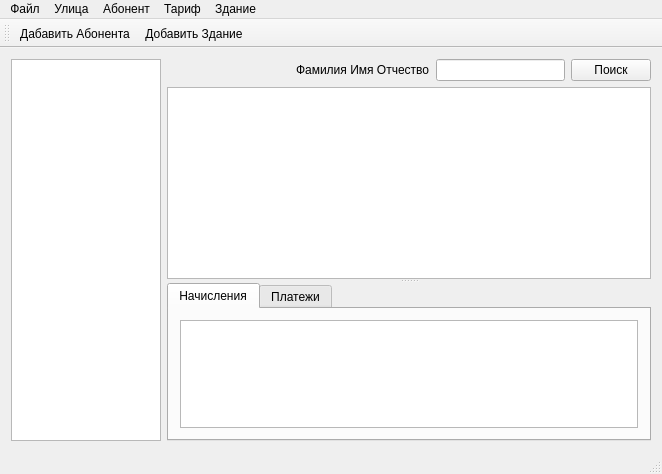
<?xml version="1.0" encoding="UTF-8"?>
<ui version="4.0">
 <class>MainWindow</class>
 <widget class="QMainWindow" name="MainWindow">
  <property name="geometry">
   <rect>
    <x>0</x>
    <y>0</y>
    <width>662</width>
    <height>474</height>
   </rect>
  </property>
  <property name="windowTitle">
   <string>MainWindow</string>
  </property>
  <widget class="QWidget" name="centralWidget">
   <layout class="QGridLayout" name="gridLayout_2">
    <item row="0" column="0">
     <layout class="QHBoxLayout" name="horizontalLayout_2">
      <item>
       <widget class="QListView" name="listViewStreet">
        <property name="sizePolicy">
         <sizepolicy hsizetype="Fixed" vsizetype="Expanding">
          <horstretch>0</horstretch>
          <verstretch>0</verstretch>
         </sizepolicy>
        </property>
        <property name="maximumSize">
         <size>
          <width>150</width>
          <height>16777215</height>
         </size>
        </property>
        <property name="editTriggers">
         <set>QAbstractItemView::NoEditTriggers</set>
        </property>
       </widget>
      </item>
      <item>
       <layout class="QVBoxLayout" name="verticalLayout">
        <item>
         <layout class="QHBoxLayout" name="horizontalLayout">
          <item>
           <spacer name="horizontalSpacer">
            <property name="orientation">
             <enum>Qt::Horizontal</enum>
            </property>
            <property name="sizeHint" stdset="0">
             <size>
              <width>25</width>
              <height>20</height>
             </size>
            </property>
           </spacer>
          </item>
          <item>
           <widget class="QLabel" name="label">
            <property name="text">
             <string>Фамилия Имя Отчество</string>
            </property>
           </widget>
          </item>
          <item>
           <widget class="QLineEdit" name="lineEdit"/>
          </item>
          <item>
           <widget class="QPushButton" name="pushButton">
            <property name="sizePolicy">
             <sizepolicy hsizetype="Fixed" vsizetype="Fixed">
              <horstretch>0</horstretch>
              <verstretch>0</verstretch>
             </sizepolicy>
            </property>
            <property name="text">
             <string>Поиск</string>
            </property>
            <property name="icon">
             <iconset>
              <normaloff>H:/RIP/iCO/ICO/Search.ico</normaloff>H:/RIP/iCO/ICO/Search.ico</iconset>
            </property>
           </widget>
          </item>
         </layout>
        </item>
        <item>
         <widget class="QSplitter" name="splitter">
          <property name="orientation">
           <enum>Qt::Vertical</enum>
          </property>
          <widget class="QTableView" name="tableViewMain">
           <property name="sizePolicy">
            <sizepolicy hsizetype="Expanding" vsizetype="MinimumExpanding">
             <horstretch>0</horstretch>
             <verstretch>1</verstretch>
            </sizepolicy>
           </property>
           <property name="sizeAdjustPolicy">
            <enum>QAbstractScrollArea::AdjustIgnored</enum>
           </property>
           <property name="editTriggers">
            <set>QAbstractItemView::NoEditTriggers</set>
           </property>
           <property name="selectionMode">
            <enum>QAbstractItemView::SingleSelection</enum>
           </property>
           <property name="selectionBehavior">
            <enum>QAbstractItemView::SelectRows</enum>
           </property>
           <attribute name="horizontalHeaderStretchLastSection">
            <bool>true</bool>
           </attribute>
          </widget>
          <widget class="QTabWidget" name="tabWidget">
           <property name="sizePolicy">
            <sizepolicy hsizetype="Expanding" vsizetype="Maximum">
             <horstretch>0</horstretch>
             <verstretch>0</verstretch>
            </sizepolicy>
           </property>
           <property name="minimumSize">
            <size>
             <width>0</width>
             <height>150</height>
            </size>
           </property>
           <property name="currentIndex">
            <number>0</number>
           </property>
           <widget class="QWidget" name="tab">
            <attribute name="title">
             <string>Начисления</string>
            </attribute>
            <layout class="QGridLayout" name="gridLayout">
             <item row="0" column="0">
              <widget class="QTableView" name="tableViewAccruals">
               <property name="sizePolicy">
                <sizepolicy hsizetype="Expanding" vsizetype="Expanding">
                 <horstretch>0</horstretch>
                 <verstretch>0</verstretch>
                </sizepolicy>
               </property>
              </widget>
             </item>
            </layout>
           </widget>
           <widget class="QWidget" name="tab_2">
            <attribute name="title">
             <string>Платежи</string>
            </attribute>
            <layout class="QGridLayout" name="gridLayout_3">
             <item row="0" column="0">
              <widget class="QTableView" name="tableViewPayment"/>
             </item>
            </layout>
           </widget>
          </widget>
         </widget>
        </item>
       </layout>
      </item>
     </layout>
    </item>
   </layout>
  </widget>
  <widget class="QMenuBar" name="menuBar">
   <property name="geometry">
    <rect>
     <x>0</x>
     <y>0</y>
     <width>662</width>
     <height>21</height>
    </rect>
   </property>
   <widget class="QMenu" name="menu">
    <property name="title">
     <string>Файл</string>
    </property>
   </widget>
   <widget class="QMenu" name="menu_account">
    <property name="title">
     <string>Абонент</string>
    </property>
    <addaction name="action_add_account"/>
    <addaction name="separator"/>
    <addaction name="action_list_account"/>
   </widget>
   <widget class="QMenu" name="menu_rate">
    <property name="title">
     <string>Тариф</string>
    </property>
    <addaction name="action_add_rate"/>
    <addaction name="separator"/>
    <addaction name="action_list_rate"/>
   </widget>
   <widget class="QMenu" name="menu_street">
    <property name="title">
     <string>Улица</string>
    </property>
    <addaction name="action_add_street"/>
    <addaction name="separator"/>
    <addaction name="action_list_street"/>
   </widget>
   <widget class="QMenu" name="menu_2">
    <property name="title">
     <string>Здание</string>
    </property>
    <addaction name="action_add_building"/>
   </widget>
   <addaction name="menu"/>
   <addaction name="menu_street"/>
   <addaction name="menu_account"/>
   <addaction name="menu_rate"/>
   <addaction name="menu_2"/>
  </widget>
  <widget class="QToolBar" name="mainToolBar">
   <attribute name="toolBarArea">
    <enum>TopToolBarArea</enum>
   </attribute>
   <attribute name="toolBarBreak">
    <bool>false</bool>
   </attribute>
   <addaction name="actionAccount"/>
   <addaction name="actionBuilding"/>
  </widget>
  <widget class="QStatusBar" name="statusBar"/>
  <action name="actionAccount">
   <property name="checkable">
    <bool>false</bool>
   </property>
   <property name="enabled">
    <bool>true</bool>
   </property>
   <property name="icon">
    <iconset resource="resources.qrc">
     <normaloff>:/Resources/Add-Account.ico</normaloff>:/Resources/Add-Account.ico</iconset>
   </property>
   <property name="text">
    <string>Дабавить Абонента</string>
   </property>
   <property name="toolTip">
    <string>Дабавить Абонента</string>
   </property>
  </action>
  <action name="actionBuilding">
   <property name="icon">
    <iconset resource="resources.qrc">
     <normaloff>:/Resources/building_add.ico</normaloff>:/Resources/building_add.ico</iconset>
   </property>
   <property name="text">
    <string>Добавить Здание</string>
   </property>
   <property name="toolTip">
    <string>Добавть новое здание</string>
   </property>
  </action>
  <action name="action_list_rate">
   <property name="text">
    <string>Список</string>
   </property>
  </action>
  <action name="action_add_rate">
   <property name="text">
    <string>Добавить</string>
   </property>
   <property name="iconText">
    <string>Добавить тариф</string>
   </property>
   <property name="toolTip">
    <string>Добавить тариф</string>
   </property>
  </action>
  <action name="action_add_account">
   <property name="text">
    <string>Добавить</string>
   </property>
   <property name="toolTip">
    <string>Добавить акаунт</string>
   </property>
  </action>
  <action name="action_list_account">
   <property name="text">
    <string>Список</string>
   </property>
  </action>
  <action name="action_add_street">
   <property name="text">
    <string>Добавить</string>
   </property>
   <property name="toolTip">
    <string>Добавить улицу</string>
   </property>
  </action>
  <action name="action_list_street">
   <property name="text">
    <string>Список</string>
   </property>
  </action>
  <action name="action_add_building">
   <property name="text">
    <string>Добавить</string>
   </property>
   <property name="toolTip">
    <string>Добавить здание</string>
   </property>
  </action>
 </widget>
 <layoutdefault spacing="6" margin="11"/>
 <resources>
  <include location="resources.qrc"/>
 </resources>
 <connections/>
</ui>
